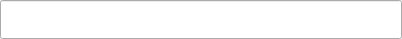
<?xml version="1.0" encoding="UTF-8"?>
<ui version="4.0">
 <class>FileSelector</class>
 <widget class="QLineEdit" name="FileSelector">
  <property name="geometry">
   <rect>
    <x>0</x>
    <y>0</y>
    <width>402</width>
    <height>39</height>
   </rect>
  </property>
  <property name="windowTitle">
   <string>FileSelector</string>
  </property>
 </widget>
 <resources/>
 <connections/>
</ui>
